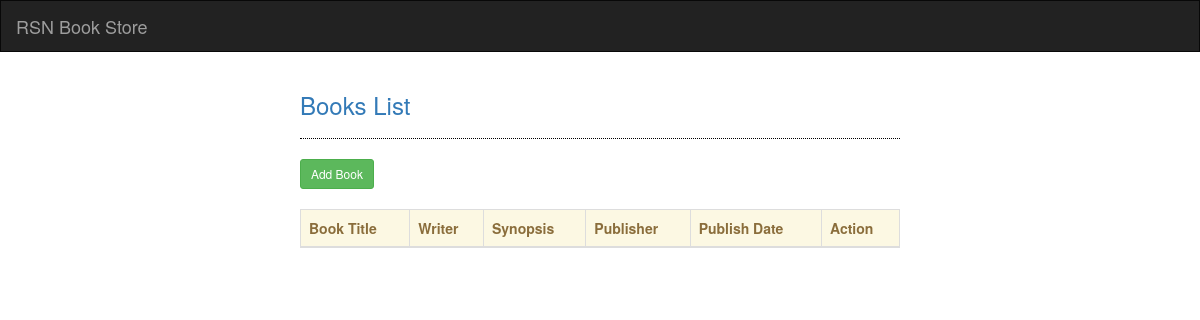
/books/, run on an earlier commit of the app's database.
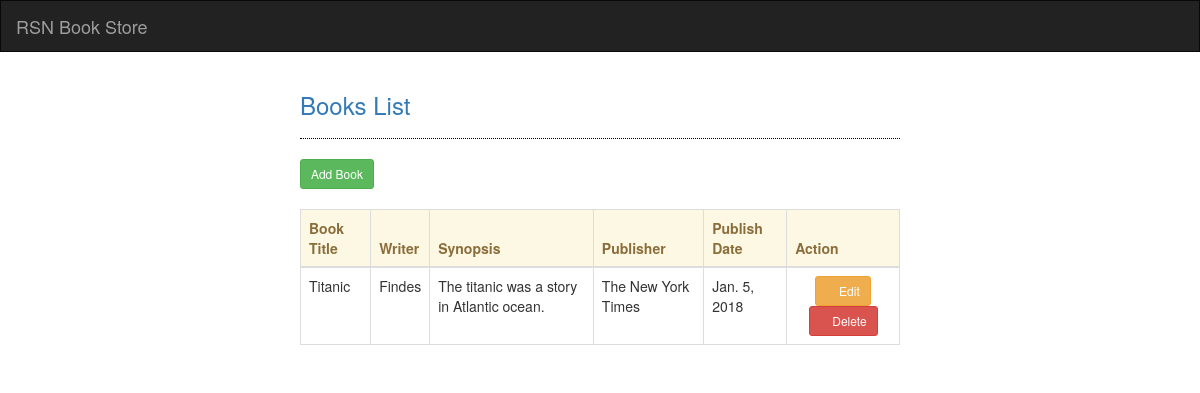
And on a later commit of the database.
### books/models.py (models this page shows, shortened)
class Books(models.Model):
    book_title = models.CharField(max_length=100, blank=False)
    writer = models.CharField(max_length=50, blank=False)
    synopsis = models.CharField(max_length=200, blank=True)
    publisher = models.CharField(max_length=50)
    publish_date = models.DateField()

### books/views.py (the view)
def index(request):
    books = Books.objects.all()
    context = {'books': books}
    return render(request, 'books/index.html', context)

### books/templates/books/index.html
{% extends 'books/base.html' %}
{% block body %}
<div class="row">
    <a href='add_book' class="btn btn-sm btn-success">Add Book</a>
</div>
<br>
<div class="row">
    <table class="table table-bordered">
        <thead class="alert-warning">
            <tr>
                <th>Book Title</th>
                <th>Writer</th>
                <th>Synopsis</th>
                <th>Publisher</th>
                <th>Publish Date</th>
                <th>Action</th>
            </tr>
        </thead>
        <tbody>
            {% for book in books %}
            <tr>
                <td>{{ book.book_title }}</td>
                <td>{{ book.writer }}</td>
                <td>{{ book.synopsis }}</td>
                <td>{{ book.publisher }}</td>
                <td>{{ book.publish_date }}</td>
                <td>
                    <center>
                        <a class="btn btn-sm btn-warning" href="edit/{{ book.id }}"><span class="glyphicon glyphicon-edit"></span> Edit</a>
                        <a class="btn btn-sm btn-danger" href="delete/{{ book.id }}"><span class="glyphicon glyphicon-trash"></span> Delete</a>
                    </center>
                </td>
            </tr>
            {% endfor %}
        </tbody>
    </table>
</div>
{% endblock %}

### books/templates/books/base.html (shortened to what this page needs)
<!DOCTYPE html>
<html lang="en">
    <head>
        {% load staticfiles %}
        <link rel="stylesheet" type="text/css" href="{% static 'books/bootstrap.min.css' %}"/>
    </head>
<body>
    <nav class="navbar navbar-inverse">
        <div class="container-fluid">
            <a class="navbar-brand" href="/">RSN Book Store</a>
        </div>
    </nav>
    <div class="col-md-3"></div>
    <div class="col-md-6">
        <div class="row">
            <h3 class="text-primary">Books List</h3>
            <hr style="border-top:1px dotted #000;"/>
        </div>
        {% block body %}
        {% endblock %}
    </div>
</body>
</html>

### books/templates/books/base.html (style rules this page uses)
.navbar { border-radius: 0px; }

What changed in the data, as far as the page shows it:
added Books: book_title "Titanic", writer "Findes", synopsis "The titanic was a story in Atlantic ocean.", publisher "The New York Times", publish_date "Jan. 5, 2018"
